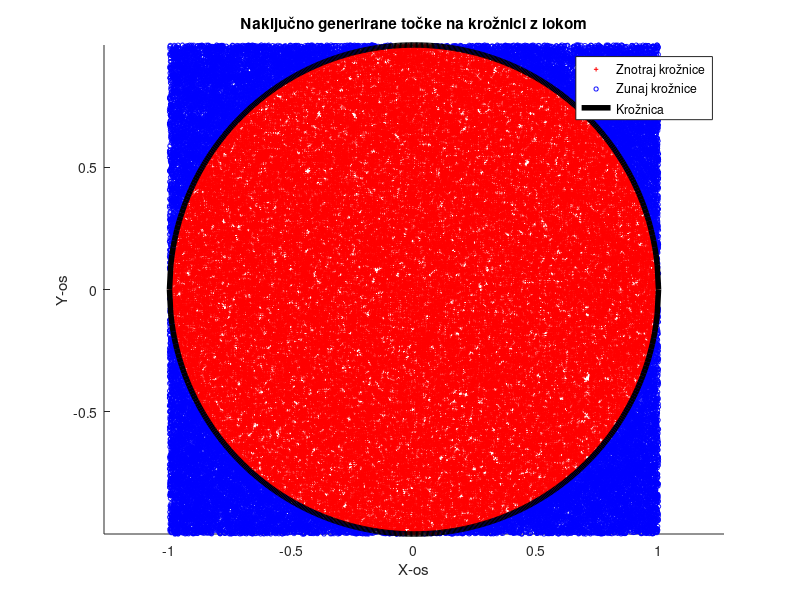

Write the MATLAB code that produced this figure.
function calc_pi()
    n=100000;
    [pi_priblizek, napaka] = area_pi(n);
    disp(['Približek števila pi:', num2str(pi_priblizek)])
    disp(['Napaka', num2str(napaka)])
    figure(n)
end



function figure(n)
     x = rand(1,n)*2-1;
     y = rand(1,n)*2-1;
     radij = sqrt(x.^2 + y.^2);  
     znotraj_kroga = radij <= 1;

    
     scatter(x(znotraj_kroga), y(znotraj_kroga), 10, 'r', '+');  
     hold on;
     scatter(x(~znotraj_kroga), y(~znotraj_kroga), 10, 'b', 'o'); 
     hold off;

    koren = @(x) sqrt(1-x.^2); %definiranje anonimne funkcije
    xx=linspace(-1, 1, 400);
    %r = 1;
    %x_circle = r * cos(theta);
    %y_circle = r * sin(theta);
    
    hold on;
    axis equal
    plot(xx, koren(xx), 'k', 'LineWidth', 4);
    hold on;
    plot(xx, -koren(xx), 'k', 'LineWidth', 4);
    hold off;
    title('Naključno generirane točke na krožnici z lokom');
    xlabel('X-os');
    ylabel('Y-os');
    legend('Znotraj krožnice', 'Zunaj krožnice', 'Krožnica');
end


function [pi_priblizek, napaka] = area_pi(n)     
   zunaj=0;
   notri=0;
    for i=1:n
        x = rand();
        y = rand();
            if (x^2+y^2)<=1
                notri=notri+1;
            else
                zunaj=zunaj+1;
            end
    end
  pi_priblizek=4*notri/n;
  napaka=abs(pi_priblizek-pi);
end